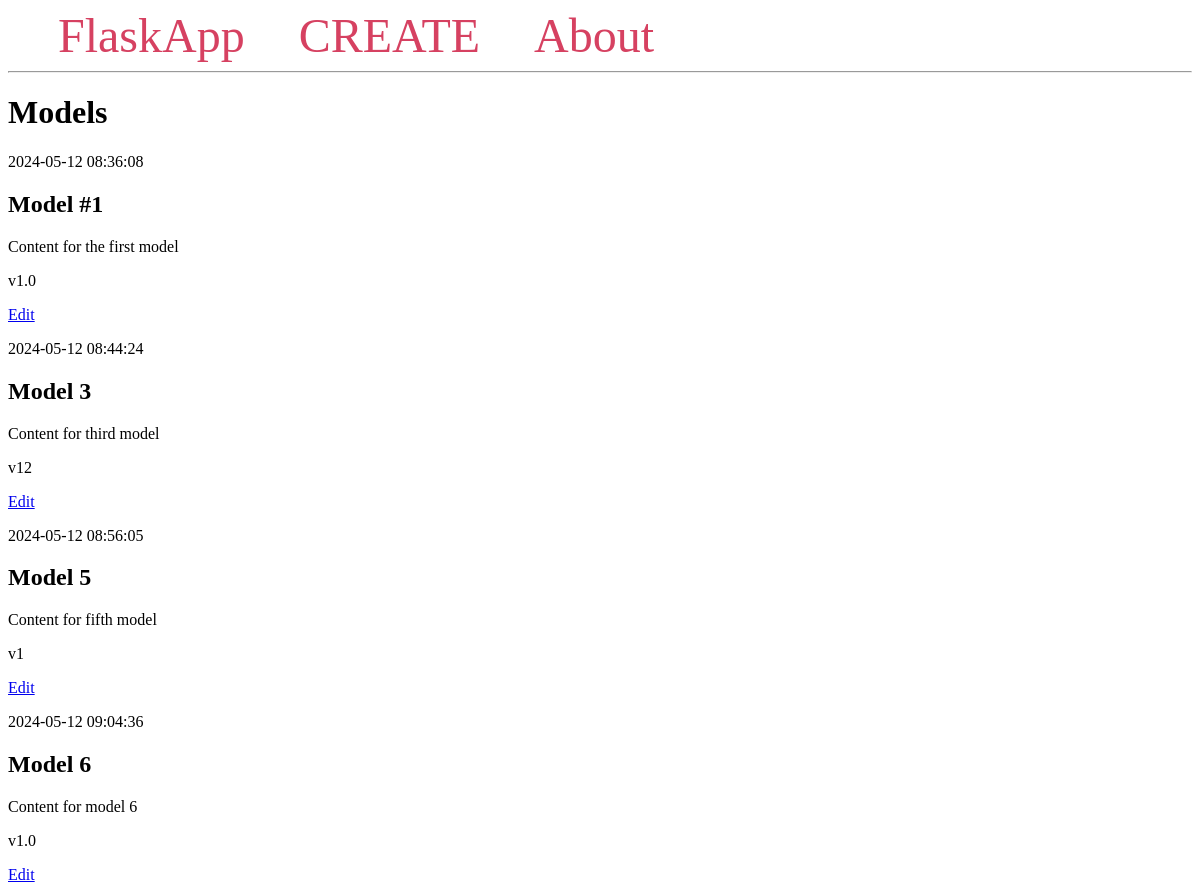
The page / on the database its author committed.
### tables this page shows
CREATE TABLE models (
    id INTEGER PRIMARY KEY AUTOINCREMENT,
    m_name TEXT NOT NULL,
    m_description TEXT NOT NULL,
    m_version TEXT NOT NULL,
    m_created TIMESTAMP NOT NULL DEFAULT CURRENT_TIMESTAMP
);

### app.py (the view)
@app.route('/')
def index():
    conn = get_db_connection()
    models = conn.execute('SELECT * FROM models').fetchall()
    conn.close()
    return render_template('index.html', models=models)

### app.py (called while the page is built)
def get_db_connection():
    conn = sqlite3.connect('database.db')
    conn.row_factory = sqlite3.Row
    return conn

### templates/index.html
{% extends 'base.html' %}
{% block content %}
<h1>{% block title %} Models {% endblock %}</h1>
{% for model in models %}
<div class='model'>
  <p>{{ model['m_created'] }}</p>
  <h2>{{ model['m_name'] }}</h2>
  <p>{{ model['m_description'] }}</p>
  <p>{{ model['m_version'] }}</p>
  <a href="{{ url_for('edit', id=model['id']) }}">Edit</a>
</div>
{% endfor %}
{% endblock %}

### templates/base.html (shortened to what this page needs)
<!DOCTYPE html>
<html lang="en">
<head>
</head>
<body>
  <nav>
    <a href="{{ url_for('index') }}">FlaskApp</a>
    <a href="{{ url_for('create') }}">CREATE</a>
    <a href="#">About</a>
  </nav>
  <hr>
  <div class="content">
    {% block content %} {% endblock %}
  </div>
</body>
</html>

### templates/base.html (style rules this page uses)
nav a { color: #d64161; font-size: 3em; margin-left: 50px; text-decoration: none; }

### rows shown on the page
models: m_created "2024-05-12 08:36:08", m_name "Model #1", m_description "Content for the first model", m_version "v1.0"
models: m_created "2024-05-12 08:44:24", m_name "Model 3", m_description "Content for third model", m_version "v12"
models: m_created "2024-05-12 08:56:05", m_name "Model 5", m_description "Content for fifth model", m_version "v1"
models: m_created "2024-05-12 09:04:36", m_name "Model 6", m_description "Content for model 6", m_version "v1.0"
